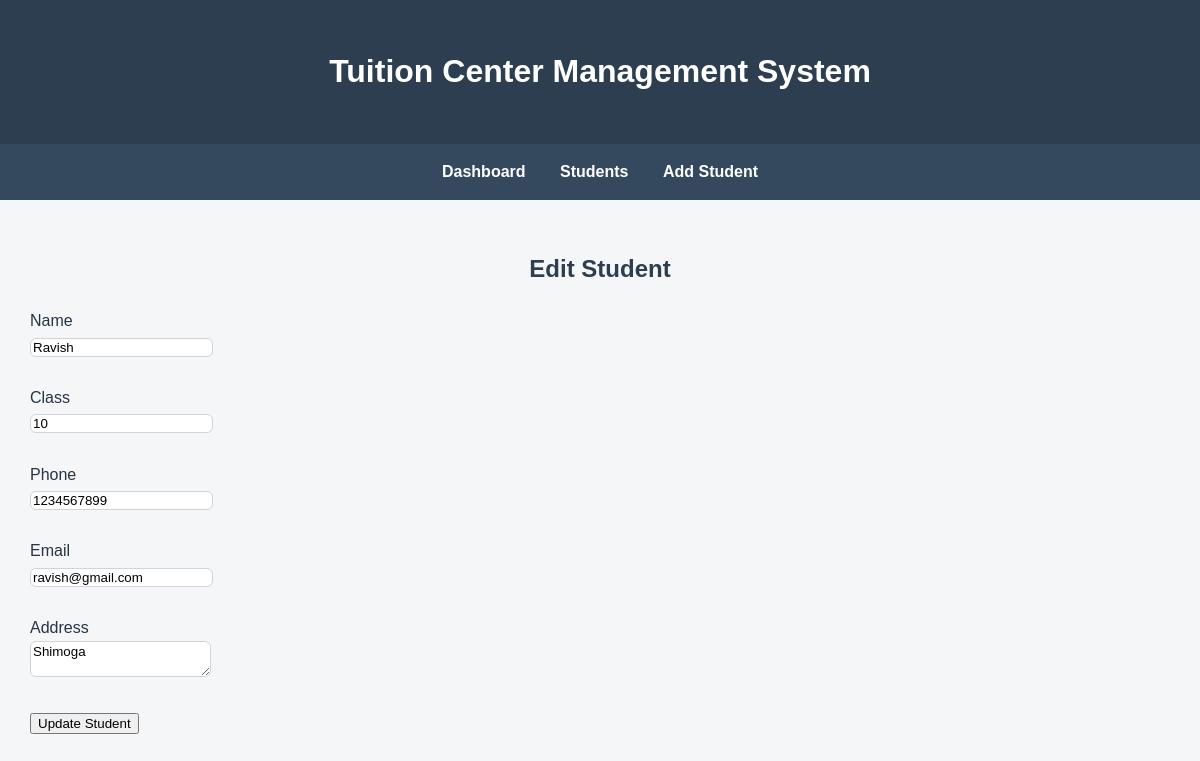
The app's page /edit_student/14 (signed in) with its own data.
### tables this page shows
CREATE TABLE students (
            id INTEGER PRIMARY KEY AUTOINCREMENT,
            name TEXT NOT NULL,
            class_name TEXT NOT NULL,
            phone TEXT,
            email TEXT,
            address TEXT
        );

### app.py (the view, shortened to what this page needs)
@app.route("/edit_student/<int:id>", methods=["GET", "POST"])
@login_required
def edit_student(id):
    conn = get_db_connection()
    student = conn.execute(
        "SELECT * FROM students WHERE id = ?",
        (id,)
    ).fetchone()
    conn.close()
    return render_template(
        "edit_student.html",
        student=student
    )

### app.py (called while the page is built)
def get_db_connection():
    conn = sqlite3.connect("tuition.db")
    conn.row_factory = sqlite3.Row
    return conn

def login_required(route_function):
    @wraps(route_function)
    def wrapper(*args, **kwargs):
        if "admin_id" not in session:
            return redirect(url_for("login"))
        return route_function(*args, **kwargs)
    return wrapper

### templates/edit_student.html (shortened to what this page needs)
<!DOCTYPE html>
<html>
<head>
    <link rel="stylesheet"
          href="{{ url_for('static', filename='style.css') }}">
</head>
<body>
    <header>
        <h1>Tuition Center Management System</h1>
    </header>
    <nav>
        <a href="/">Dashboard</a>
        <a href="/students">Students</a>
        <a href="/add_student">Add Student</a>
    </nav>
    <main>
        <h2>Edit Student</h2>
        <form method="POST">
            <label>Name</label><br>
            <input type="text"
                   name="name"
                   value="{{ student['name'] }}"
                   required>
            <br><br>
            <label>Class</label><br>
            <input type="text"
                   name="class_name"
                   value="{{ student['class_name'] }}"
                   required>
            <br><br>
            <label>Phone</label><br>
            <input type="text"
                   name="phone"
                   value="{{ student['phone'] }}">
            <br><br>
            <label>Email</label><br>
            <input type="email"
                   name="email"
                   value="{{ student['email'] }}">
            <br><br>
            <label>Address</label><br>
            <textarea name="address">{{ student['address'] }}</textarea>
            <br><br>
            <button type="submit">
                Update Student
            </button>
        </form>
    </main>
</body>
</html>

### static/style.css (style rules this page uses)
body { font-family: Arial, sans-serif; margin: 0; background-color: #f4f6f8; }
header { background-color: #2c3e50; color: white; text-align: center; padding: 25px; }
nav { background-color: #34495e; text-align: center; padding: 15px; }
nav a { color: white; text-decoration: none; margin: 15px; font-weight: bold; }
main { padding: 30px; }
main h2 { text-align: center; }
* { box-sizing: border-box; }
body { color: #263445; line-height: 1.6; }
main h1, main h2, .container h1, .container h2 { color: #2c3e50; }
main h2 { margin-bottom: 20px; }
button, .primary-btn, .export-btn, .back-btn, .secondary-btn { font-family: inherit; transition: background-color 0.2s ease, box-shadow 0.2s ease; }
input, select, textarea { font-family: inherit; max-width: 100%; }
input:not([type="checkbox"]):not([type="radio"]), select, textarea { border: 1px solid #ced4da; border-radius: 6px; }

### records on screen
students: name "Ravish", class_name "10", phone "1234567899", email "ravish@gmail.com", address "Shimoga"
